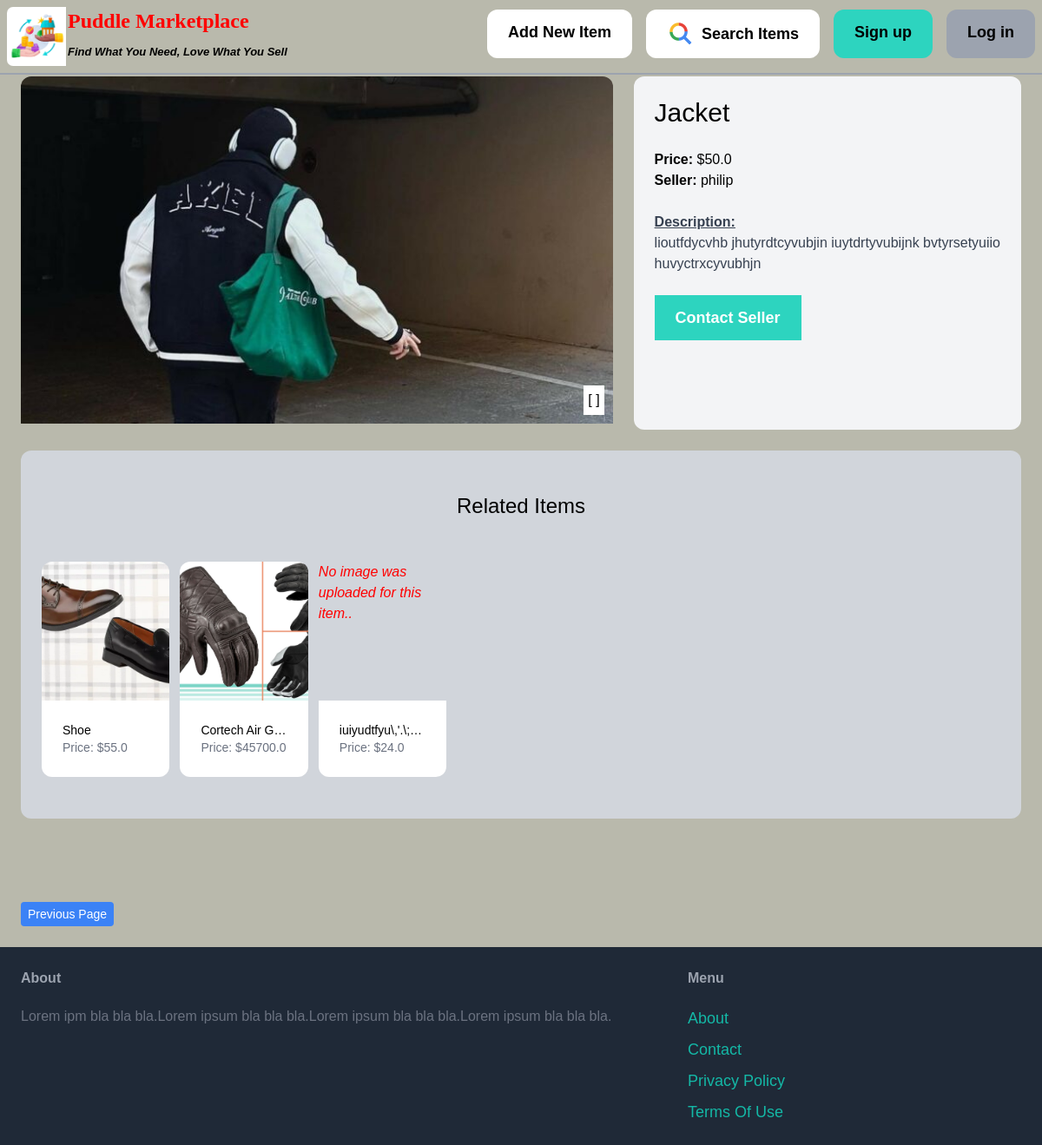
Before: /item/2/ with the older database file.
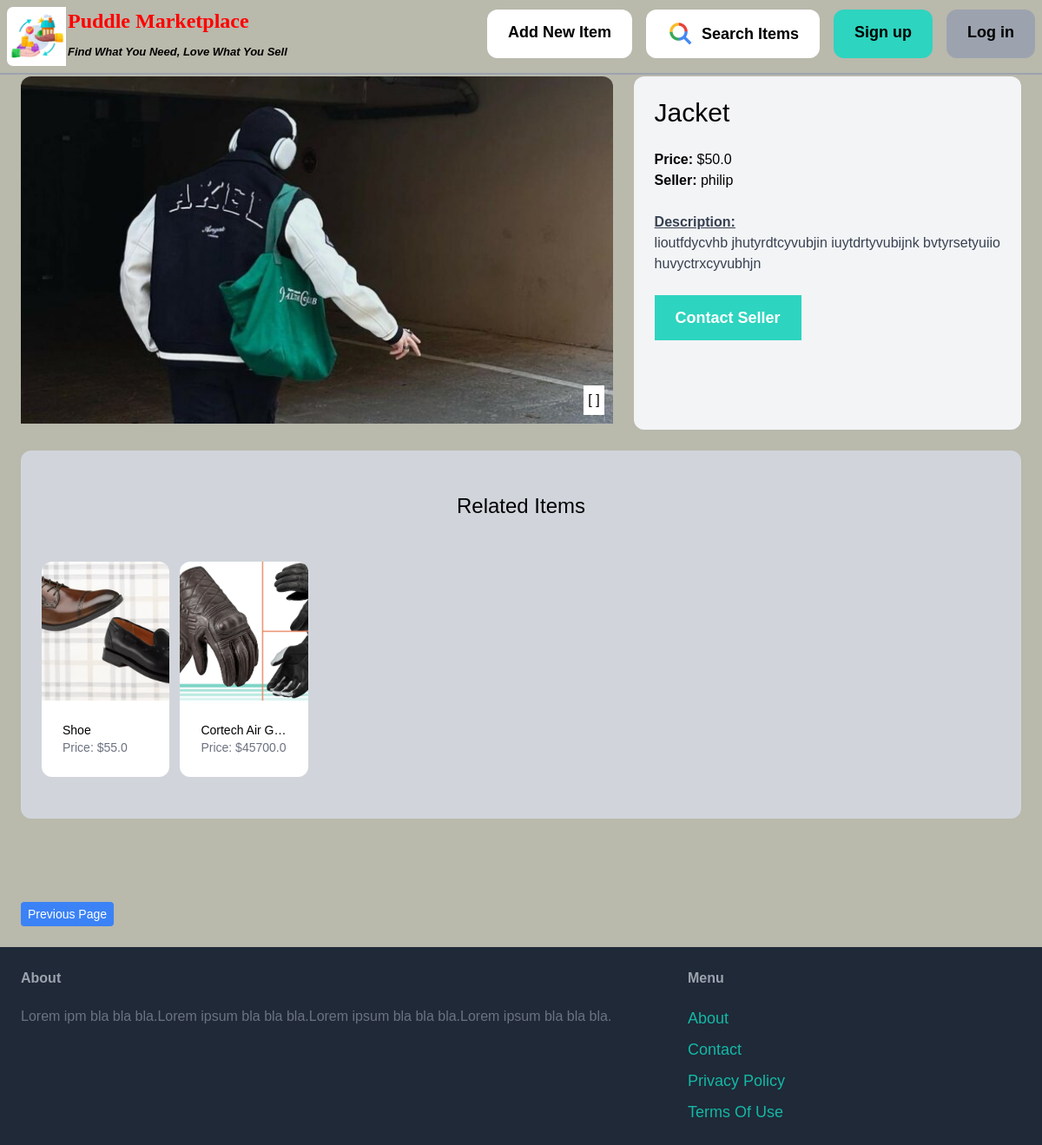
After: the same page with the newer database file.
### items/models.py (models this page shows, shortened)
class Item(models.Model):
    cartegory = models.ForeignKey(Cartegory, related_name='items', on_delete=models.CASCADE)
    name = models.CharField(max_length=255)
    description = RichTextField(blank=True, null=True)
    price = models.FloatField()
    image = models.ImageField(upload_to='item_images', blank=True, null=True)
    is_sold = models.BooleanField(default=False)
    created_by = models.ForeignKey(User, related_name='items', on_delete=models.CASCADE)
    created_at = models.DateTimeField(auto_now_add=True)

### items/views.py (the view)
# urls.py: path('<int:pk>/', views.detail, name='detail'),
def detail(request, pk):
    item = get_object_or_404(Item, pk=pk)
    related_items = Item.objects.filter(cartegory=item.cartegory, is_sold=False).exclude(pk=pk)[0:3]
    return render(request, 'item/detail.html', {
        'item': item,
        'related_items': related_items
    })

### items/templates/item/detail.html (shortened to what this page needs)
{% extends 'core/base.html' %}
{% block content %}
<div class="grid grid-cols-1 md:grid-cols-5 gap-6">
    <div class="col-span-1 md:col-span-3">
        {% if item.image %}
        <div class="image-container">
            <div class="image-wrapper">
              <img src="/media/{{ item.image.name }}" class="rounded-t-xl w-full img-enlargable">
            </div>
        </div>
        {% else %}
        <i style="color: red; padding-top: 10%; display: block; text-align: center;">NB: No image/invalid image was uploaded for this item..</i>
        {% endif %}
    </div>
    <div class="col-span-1 md:col-span-2 p-6 bg-gray-100 rounded-xl">
        <h1 class="mb-6 text-3xl break-words">{{ item.name }}</h1
        <p class="text-gray-500">
            <strong>Price: </strong>
            ${{ item.price }}</p>
        <p clas="text-gray-500">
            <strong>Seller: </strong>
            {{ item.created_by.username }}</p> <br>
        {% if item.description %}
            <p class="text-gray-700">
                <strong><u>Description:</u></strong> <br>
                {{ item.description | safe }}
            </p>
        {% endif %}
        {% if request.user == item.created_by %}
        <div class="'mt-6 p-6 bg-white rounded-xl">
            <p>This is your item!</p>
            <a href="{% url 'items:edit' item.id %}" class="inline-block mt-6 px-6 py-3 text-lg font-semibold bg-green-500 text-white rounded-xl">Edit</a>
            <a href="{% url 'items:delete' item.id %}" class="inline-block mt-6 px-6 py-3 text-lg font-semibold bg-red-500 text-white rounded-xl" onclick="return confirm('Are you sure you want to delete this item ({{ item.name }})?') && alert('{{ item.name }} is successfully deleted!');">Delete</a>
        </div>
        {% else %}
        <a href="{% url 'conversation:new' item.id %}" class="inline-block mt-6 px-6 py-3 text-lg font-semibold bg-teal-400 rouned-xl text-white hover:bg-teal-700">Contact Seller</a>
        {% endif %}
    </div>
</div>
{% if related_items %}
    <div class="mt-6 px-6 py-12 bg-gray-300 rounded-xl">
        <h2 class="mb-12 text-2xl text-center">Related Items</h2>
        <div class="grid grid-cols-3 md:grid-cols-7 gap-3">
            {% for item in related_items %}
                <div class="md:col-span-1">
                    <a href="{% url 'items:detail' item.id %}">
                        <div class="h-40">
                            {% if item.image %}
                                <img src="/media/{{ item.image.name }}" class="rounded-t-xl h-full object-cover">
                            {% else %}
                                <i style="color: red;">No image was uploaded for this item..</i>
                            {% endif %}
                        </div>
                        <div class="p-6 bg-white rounded-b-xl">
                            <h2 class="text-xs md:text-sm truncate lg:text-1xl no-underline hover:underline hover:text-red-500">{{ item.name }}</h2>
                            <p class="text-xs md:text-sm text-gray-500 truncate">Price: ${{ item.price }}</p>
                        </div>
                    </a>
                </div>
            {% endfor %}
        </div>
    </div>
{% endif %}
{% endblock %}

### core/templates/core/base.html (shortened to what this page needs)
<!DOCTYPE html>
<html>
<head>
    <script src="https://cdn.tailwindcss.com"></script>
</head>
<body>
    <nav class="py-2 px-2 flex justify-between items-center fixed top-0 left-0 right-0 z-10 bg-grey border-b-2 border-gray-400">
        <a href="/" class="text-base md:text-xl lg:text-2xl font-semibold" style="background-image: url('media/icon/logo.png');
        background-size: contain; background-repeat: no-repeat; padding-left: 70px; border-radius:7px;">
            <span style="color: red; font-family: 'Lucida Handwriting', cursive;">Puddle Marketplace</span>
            <br>
            <span style="font-size: 13px; color: black;"><i>Find What You Need, Love What You Sell</i></span>
        </a>
    <div class="hidden lg:flex space-x-4" style="margin-top: -6px;" id="mainMenu">
        <a href="{% url 'items:new' %}" class="px-6 py-3 text-lg font-semibold bg-white text-black hover:text-gray-100 rounded-xl hover:bg-gray-700 transition-all duration-1000">Add New Item</a>
        <a href="{% url 'items:items' %}" class="px-6 py-3 text-lg font-semibold bg-white text-black hover:text-gray-100 rounded-xl hover:bg-gray-700 transition-all duration-1000 flex items-center">
            <img src="{{ MEDIA_URL }}media/icon/SearchIcon.png" alt="Search Icon" class="w-8 h-8 rounded-full mr-2">
            <span>Search Items</span>
        </a>
        {% if request.user.is_authenticated %}
            <a href="{% url 'conversation:inbox' %}" class="px-6 py-3 text-lg font-semibold bg-teal-400 text-black rounded-xl hover:text-yellow-500 hover:bg-teal-700 transition-all duration-1000">Inbox</a>
            <a href="{% url 'dashboard:index' %}" class="px-6 py-3 text-lg font-semibold bg-gray-400 text-black rounded-xl hover:text-yellow-500 hover:bg-gray-700 transition-all duration-1000">Dashboard</a>
            <div class="dropdown">
                <table style="border: 1px solid #000; border-radius: 5px; font-size: smaller; color: red; line-height: 1; border-collapse: separate;">
                    <tr>
                        <td style="font-family: 'Lucida Handwriting', cursive;" colspan="2">My Profile</td>
                    </tr>
                    <tr>
                        <td class="flex justify-center items-center">
                            <img src="{{ MEDIA_URL }} media/icon/image_icon.jpg" alt="User Icon" class="w-6 h-5 rounded-full">
                        </td>
                    </tr>
                    <tr>
                        <td><span class="text-black truncate text-xs">Hi, <b>{{ user.username }}</b></span></td>
                    </tr>
                </table>
                <div class="dropdown-content">
                <a href="#">My Account</a>
                <br>
                <hr>
                <a href="{% url 'core:logout_view' %}">Logout</a>
                <br>
                <hr>
                <a href="{% url 'core:contact' %}">Contact us</a>
                <hr>
                </div>
            </div>
        {% else %}
            <a href="{% url 'core:signup' %}" class="px-6 py-3 text-lg font-semibold bg-teal-400 text-black rounded-xl hover:text-yellow-500 hover:bg-teal-700 transition-all duration-1000">Sign up</a>
            <a href="{% url 'core:login' %}" class="px-6 py-3 text-lg font-semibold bg-gray-400 text-black rounded-xl hover:text-yellow-500 hover:bg-gray-700 transition-all duration-1000">Log in</a>
        {% endif %}
    </div>
</nav>
<main class="px-6 py-6">
    {% block content %}
    {% endblock %}
<br>
<br>
<br>
<br>
{% if not request.path == "/" and not request.path == "/index.html" %}
    <button onclick="history.back()" class="text-sm py-1 px-2 bg-blue-500 text-white rounded">Previous Page</button>
{% endif %}
</main>
<footer class="py-6 px-6 flex justify-between bg-gray-800">
    <div class="w-2/3 pr-10">
        <h3 class="mb-5 font-semibold text-gray-400">About</h3>
        <p class="ext-lg text-gray-500">Lorem ipm bla bla bla.Lorem ipsum bla bla bla.Lorem ipsum bla bla bla.Lorem ipsum bla bla bla.</p>
    </div>
    <div class="w-1/3">
        <h3 class="mb-5 font-semibold text-gray-400">Menu</h3>
        <ul class="space-y-2">
            <li><a href="#" class="text-lg text-teal-500 hover:text-teal-700">About</a></li>
            <li><a href="{% url 'core:contact' %}" class="text-lg text-teal-500 hover:text-teal-700">Contact</a></li>
            <li><a href="#" class="text-lg text-teal-500 hover:text-teal-700">Privacy Policy</a></li>
            <li><a href="#" class="text-lg text-teal-500 hover:text-teal-700">Terms Of Use</a></li>
        </ul>
    </div>
</footer>
</body>
</html>

### core/templates/core/base.html (style rules this page uses)
body { background-color: #b9b9ac; display: flex; flex-direction: column; min-height: 100vh; font-family: Arial, Helvetica, sans-serif; }
main { margin-top: 64px; }
html { scroll-behavior: smooth; }
main { flex: 1; }
* { box-sizing: border-box; }
img { vertical-align: middle; }
.truncate { overflow: hidden; white-space: nowrap; text-overflow: ellipsis; }
.image-container { position: relative; display: inline-block; }

Changed rows visible on the page:
removed Item: image "No image was uploaded for this item..", name "iuiyudtfyu\\,'.\\;…", price "24.0"
